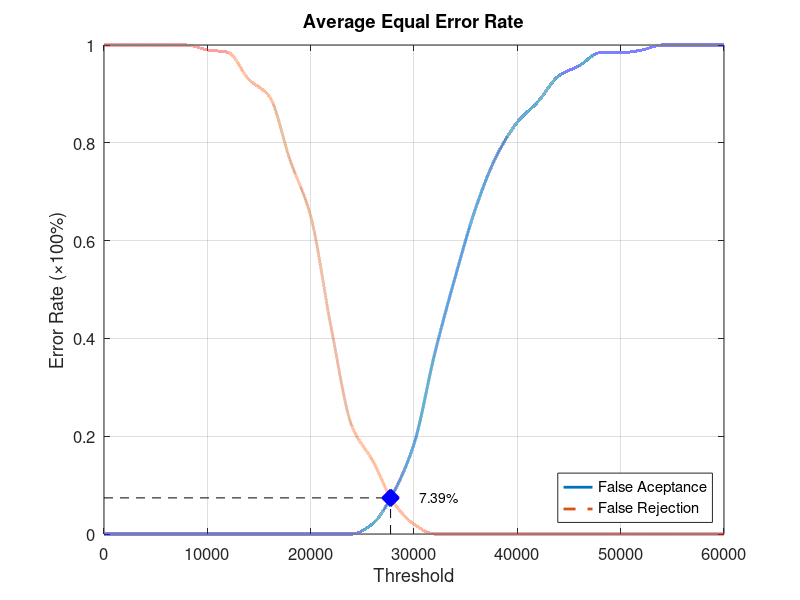
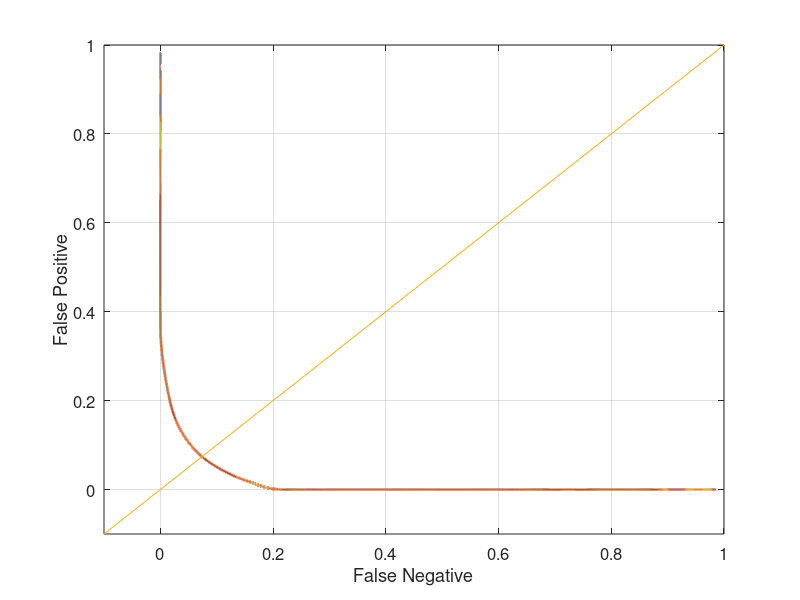

Write MATLAB code to recreate these figures, in order.
function yEER = Database4_4
close all;
clear;
clc;
x = 0:2000:60000;
xq = 0:0.5:60000;

y0 = [0 0 0 0 0 0 0 0 0 0 0 0 0 0.0210526 0.0842105 0.184211 0.368421 0.526316 0.668421 0.773684 0.842105 0.884211 0.936842 0.957895 0.984211 0.984211 0.989474 1 1 1 1];
yy0 = interp1(x, y0, xq, 'pchip');
y1 = [1 1 1 1 1 0.99 0.985 0.93 0.895 0.765 0.65 0.42 0.22 0.15 0.065 0.02 0 0 0 0 0 0 0 0 0 0 0 0 0 0 0];
yy1 = interp1(x, y1, xq, 'pchip');

% Calculating EER: 
y2 = abs(y0 - y1);
find(y2 == min(y2))
yy2 = abs(yy0 - yy1);
xEER = find(yy2 == min(yy2));
xEERIndex = xq(xEER) % X-axis EER
yEER = yy0(xEER) % Y-axis EER

main = figure
plot(xq, yy0,'-','LineWidth', 2);	hold on
plot(xq, yy1,'--','LineWidth', 2);	hold on
plot([xEERIndex xEERIndex], [0 yEER], 'k--');	hold on
plot([0 xEERIndex], [yEER yEER], 'k--');	hold on
plot(xEERIndex, yEER, 'bx', 'LineWidth', 10);	hold on
text(xEERIndex + 10 * xEERIndex / 100, yEER, [num2str(round((10000 * yEER)) / 100) '%'])
legend('False Aceptance', 'False Rejection', 'Location', 'SouthEast')
xlabel('Threshold')
ylabel('Error Rate (\times100%)')
title('Average Equal Error Rate')
set(gca, 'FontSize', 12)
axis([0 60000 0 1])
grid on

print(main, 'Database4_4Main', '-dpng');
FNRxFPR = figure('Color', [1 1 1]);
plot(yy1, yy0, '-', yy1, yy0, 'LineWidth', 2);
hold on
y = -0.1:0.1:1
plot(y, y); 
set(gca, 'FontSize', 12)
xlabel('False Negative')
ylabel('False Positive')
axis([-0.1 1 -0.1 1])
set(gca, 'FontSize', 12)
grid on

print(FNRxFPR, 'Database4_4FNRxFPR','-dpng');
end
